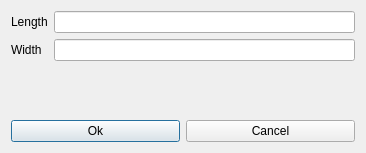
<?xml version="1.0" encoding="UTF-8"?>
<ui version="4.0">
 <class>NewMapDialog</class>
 <widget class="QDialog" name="NewMapDialog">
  <property name="geometry">
   <rect>
    <x>0</x>
    <y>0</y>
    <width>366</width>
    <height>153</height>
   </rect>
  </property>
  <property name="windowTitle">
   <string>New Map</string>
  </property>
  <layout class="QGridLayout" name="gridLayout">
   <item row="0" column="1">
    <widget class="QLineEdit" name="lengthText"/>
   </item>
   <item row="0" column="0">
    <widget class="QLabel" name="label">
     <property name="text">
      <string>Length</string>
     </property>
    </widget>
   </item>
   <item row="1" column="1">
    <widget class="QLineEdit" name="widthText"/>
   </item>
   <item row="1" column="0">
    <widget class="QLabel" name="label_2">
     <property name="text">
      <string>Width</string>
     </property>
    </widget>
   </item>
   <item row="3" column="0" colspan="2">
    <layout class="QHBoxLayout" name="horizontalLayout">
     <item>
      <widget class="QPushButton" name="okButton">
       <property name="text">
        <string>Ok</string>
       </property>
      </widget>
     </item>
     <item>
      <widget class="QPushButton" name="cancelButton">
       <property name="text">
        <string>Cancel</string>
       </property>
      </widget>
     </item>
    </layout>
   </item>
   <item row="2" column="1">
    <spacer name="verticalSpacer">
     <property name="orientation">
      <enum>Qt::Vertical</enum>
     </property>
     <property name="sizeHint" stdset="0">
      <size>
       <width>20</width>
       <height>40</height>
      </size>
     </property>
    </spacer>
   </item>
  </layout>
 </widget>
 <resources/>
 <connections/>
</ui>
